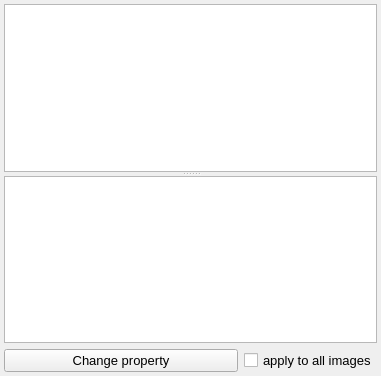
<?xml version="1.0" encoding="UTF-8"?>
<ui version="4.0">
 <class>Properties</class>
 <widget class="QMainWindow" name="Properties">
  <property name="geometry">
   <rect>
    <x>0</x>
    <y>0</y>
    <width>381</width>
    <height>376</height>
   </rect>
  </property>
  <property name="windowTitle">
   <string>Properties</string>
  </property>
  <property name="iconSize">
   <size>
    <width>20</width>
    <height>20</height>
   </size>
  </property>
  <property name="unifiedTitleAndToolBarOnMac">
   <bool>true</bool>
  </property>
  <widget class="QWidget" name="centralwidget">
   <layout class="QGridLayout" name="gridLayout" rowstretch="1,0" columnstretch="1,0">
    <property name="leftMargin">
     <number>4</number>
    </property>
    <property name="topMargin">
     <number>4</number>
    </property>
    <property name="rightMargin">
     <number>4</number>
    </property>
    <property name="bottomMargin">
     <number>4</number>
    </property>
    <item row="1" column="0">
     <widget class="QPushButton" name="changePhysProperty">
      <property name="font">
       <font>
        <pointsize>10</pointsize>
       </font>
      </property>
      <property name="text">
       <string>Change property</string>
      </property>
     </widget>
    </item>
    <item row="1" column="1">
     <widget class="QCheckBox" name="applyToAll">
      <property name="font">
       <font>
        <pointsize>10</pointsize>
       </font>
      </property>
      <property name="text">
       <string>apply to all images</string>
      </property>
     </widget>
    </item>
    <item row="0" column="0" colspan="2">
     <widget class="QSplitter" name="splitter">
      <property name="orientation">
       <enum>Qt::Vertical</enum>
      </property>
      <widget class="QListWidget" name="propertyList">
       <property name="font">
        <font>
         <pointsize>10</pointsize>
        </font>
       </property>
       <property name="alternatingRowColors">
        <bool>true</bool>
       </property>
       <property name="selectionBehavior">
        <enum>QAbstractItemView::SelectRows</enum>
       </property>
      </widget>
      <widget class="QPlainTextEdit" name="propertyValue">
       <property name="font">
        <font>
         <pointsize>10</pointsize>
        </font>
       </property>
      </widget>
     </widget>
    </item>
   </layout>
  </widget>
 </widget>
 <resources/>
 <connections/>
</ui>
